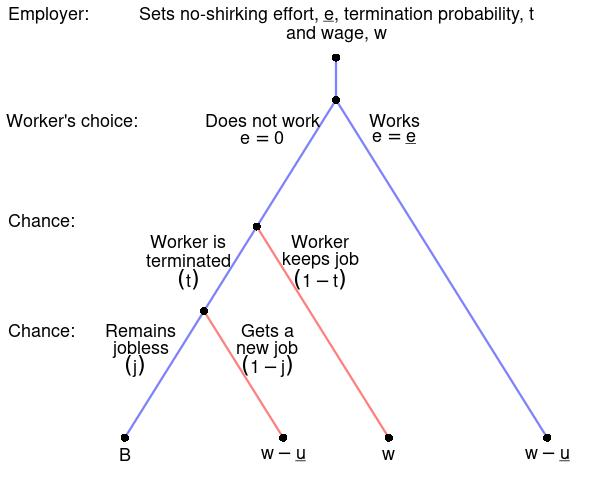

Write R code to recreate this figure.
require(shape)
#pdf(file = "employment/sequential_no_shirking.pdf", width = 9, height = 7)
jpeg(file = "employment/sequential_no_shirking_jpeg.jpg", width = 5*120, height = 4*120)

#Set parameters for graphics
axislabelsize <- 1.5
labelsize <- 2
actionlabelsize <- 1.5
graphlinewidth <- 3
segmentlinewidth <- 2
nodesize <- 1.5

COL <- c("#7fc97f", "#beaed4", "#fdc086", "#ffff99", "#386cb0", "#f0027f", "#bf5b17", "#666666")
COLA <- c("#99d8c9","#66c2a4","#41ae76", "#238b45", "#005824")
COLB <- c("#4eb3d3", "#2b8cbe", "#0868ac","#084081")

par(mar =  c(0, 5, 4, 0))

xlims <- c(0, 10)
ylims <- c(0, 10)

npts <- 501 
x <- seq(xlims[1], xlims[2], length.out = npts)
y <- seq(ylims[1], ylims[2], length.out = npts) 

plot(0, 0, xlim = xlims, ylim = ylims, type = "n",
     xlab = expression(paste("")),
     ylab = expression(paste("")), 
     xaxt = "n", 
     yaxt = "n", 
     cex.lab = axislabelsize, 
     bty = "n",
     xaxs="i", 
     yaxs="i")

ticksy <- seq(from = 0, to = ylims[2], by = 2)
ylabels <- seq(from = 0, to = ylims[2], by = 2)
ticksx <- seq(from = 0, to = xlims[2], by = 2)
xlabels <- seq(from = 0, to = xlims[2], by = 2)

#Branches for Agent
segments(5, 9, 5, 10, lty = 1, col = rgb(0, 0, 1, 0.5), lwd = graphlinewidth, xpd = TRUE)
#Fish 10
segments(5, 9, 1, 1, lty = 1, col = rgb(0, 0, 1, 0.5), lwd = graphlinewidth)
#Fish 12
segments(5, 9, 9, 1, lty = 1, col = rgb(0, 0, 1, 0.5), lwd = graphlinewidth)

#Branches for Agent
#From Aram Fishing 10
#Bina fishes 10
segments(3.5, 6, 6, 1, lty = 1, col = rgb(1, 0, 0, 0.5), lwd = graphlinewidth)
#Bina fishes 12
segments(2.5, 4, 4, 1, lty = 1, col = rgb(1, 0, 0, 0.5), lwd = graphlinewidth)

#From Aram fishing 12
#Bina fishes 10
#segments(7.5, 5, 6, 1, lty = 1, col = rgb(1, 0, 0, 0.5), lwd = graphlinewidth)


#Bina fishes 12
#segments(7.5, 5, 9, 1, lty = 1, col = rgb(1, 0, 0, 0.5), lwd = graphlinewidth)

#Initial node
points(5, 10, pch = 16, col = "black", cex = nodesize, xpd = TRUE)
points(5, 9, pch = 16, col = "black", cex = nodesize)

#P1 Nodes
points(2.5, 4, pch = 16, col = "black", cex = nodesize)
points(3.5, 6, pch = 16, col = "black", cex = nodesize) 

#P2 Terminal Nodes
points(1, 1, pch = 16, col = "black", cex = nodesize)
points(4, 1, pch = 16, col = "black", cex = nodesize)
points(6, 1, pch = 16, col = "black", cex = nodesize)
points(9, 1, pch = 16, col = "black", cex = nodesize)

text(-0.45, 11, expression(paste("Employer:")), cex = actionlabelsize, xpd = TRUE)
text(5, 11, expression(paste("Sets no-shirking effort, ", underline(e), ", termination probability, ", t)), cex = actionlabelsize, xpd = TRUE)
text(5, 10.55, expression(paste("and wage, ", w)), cex = actionlabelsize, xpd = TRUE)

text(0, 8.5, expression(paste("Worker's choice:")), cex = actionlabelsize, xpd = TRUE)

text(3.6, 8.5, expression(paste("Does not work")), cex = actionlabelsize)
text(3.6, 8.1, expression(paste(e == 0)), cex = actionlabelsize)


text(6.1, 8.5, expression(paste("Works")), cex = actionlabelsize)
text(6.1, 8.1, expression(paste(e == underline(e))), cex = actionlabelsize)

text(-0.575, 6.15, expression(paste("Chance:")), cex = actionlabelsize, xpd = TRUE)

text(2.2, 6.15-0.5, expression(paste("Worker is")), cex = actionlabelsize)
text(2.2, 5.7-0.5, expression(paste("terminated")), cex = actionlabelsize)
text(2.2, 5.25-0.5, expression(paste((t))), cex = actionlabelsize)

text(4.7, 6.15-0.5, expression(paste("Worker")), cex = actionlabelsize)
text(4.7, 5.7-0.5, expression(paste("keeps job")), cex = actionlabelsize)
text(4.7, 5.25-0.5, expression(paste( (1-t) )), cex = actionlabelsize)

text(-0.575, 3.55, expression(paste("Chance:")), cex = actionlabelsize, xpd = TRUE)

text(1.3, 3.55, expression(paste("Remains")), cex = actionlabelsize)
text(1.3, 3.1, expression(paste("jobless")), cex = actionlabelsize)


text(3.7, 3.55, expression(paste("Gets a")), cex = actionlabelsize)
text(3.7, 3.1, expression(paste("new job")), cex = actionlabelsize)

text(1.2, 2.7, expression(paste( (j) )), cex = actionlabelsize)
text(3.7, 2.7, expression(paste( (1-j) )), cex = actionlabelsize)


#Payoffs 
text(1, .6, expression(B), cex = actionlabelsize)
text(4, .6, expression(w - underline(u)), cex = actionlabelsize)
text(6, .6, expression(w), cex = actionlabelsize)
text(9, .6, expression(paste(w - underline(u))), cex = actionlabelsize)

dev.off()
